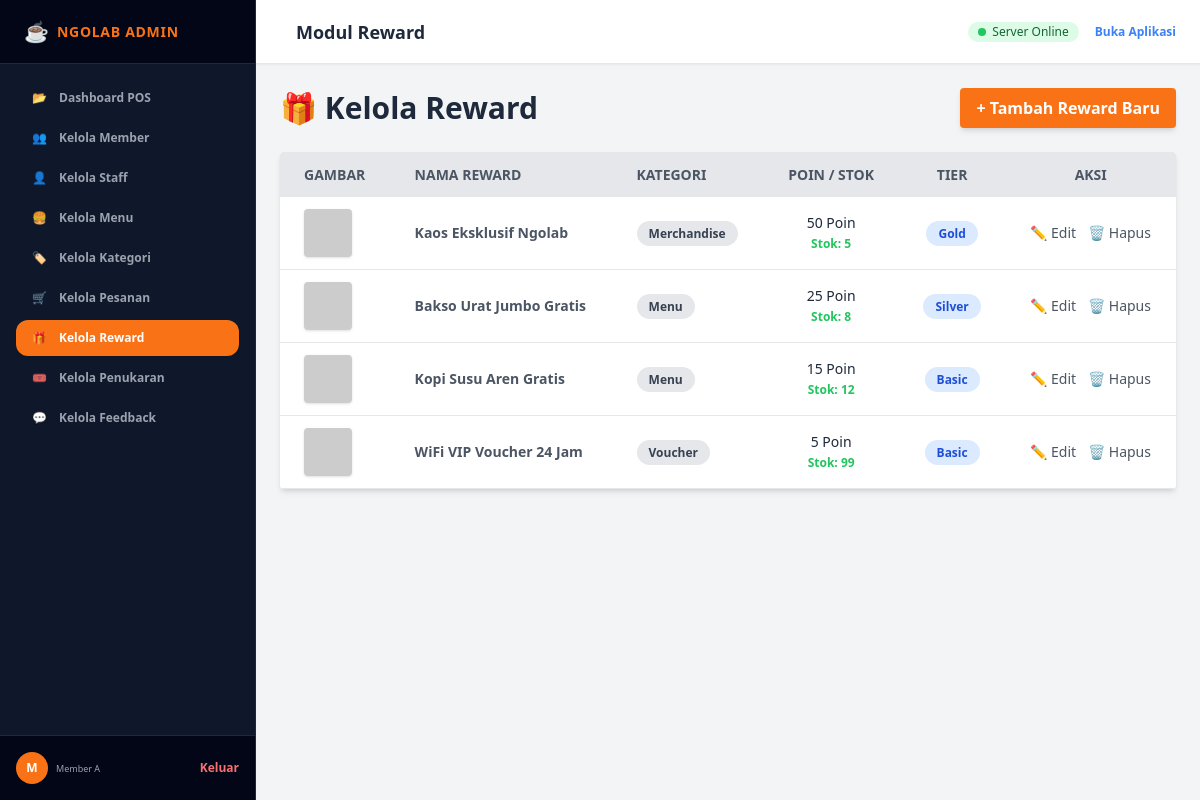
The app's page /admin/admin_dashboard.php?page=reward (signed in) with its own data.
### tables this page shows
CREATE TABLE IF NOT EXISTS `TABEL_REWARD` (
  `id_reward` INT AUTO_INCREMENT PRIMARY KEY,
  `nama_reward` VARCHAR(150) NOT NULL,
  `poin_dibutuhkan` INT NOT NULL,
  `stok` INT NOT NULL DEFAULT 0,
  `gambar` VARCHAR(255) DEFAULT NULL,
  `id_kategori` INT,
  `tier` ENUM('basic', 'silver', 'gold') DEFAULT 'basic',
  `created_at` TIMESTAMP DEFAULT CURRENT_TIMESTAMP,
  FOREIGN KEY (`id_kategori`) REFERENCES `TABEL_KATEGORI_REWARD`(`id_kategori`) ON DELETE SET NULL
);

CREATE TABLE IF NOT EXISTS `TABEL_KATEGORI_REWARD` (
  `id_kategori` INT AUTO_INCREMENT PRIMARY KEY,
  `nama_kategori` VARCHAR(100) NOT NULL,
  `deskripsi` TEXT DEFAULT NULL,
  `parent_id` INT DEFAULT NULL,
  `created_at` TIMESTAMP DEFAULT CURRENT_TIMESTAMP,
  FOREIGN KEY (`parent_id`) REFERENCES `TABEL_KATEGORI_REWARD`(`id_kategori`) ON DELETE SET NULL
);

### admin/kelola_reward.php (the view, shortened to what this page needs)
<?php
$rewards_query = mysqli_query($conn, "
    SELECT r.*, k.nama_kategori AS kategori
    FROM TABEL_REWARD r
    LEFT JOIN TABEL_KATEGORI_REWARD k ON r.id_kategori = k.id_kategori
    ORDER BY r.id_reward DESC
");
$rewards_data = [];
while ($row = mysqli_fetch_assoc($rewards_query)) {
    $rewards_data[] = $row;
}
?>
<div class="container mx-auto">
    <div class="flex justify-between items-center mb-6">
        <h1 class="text-3xl font-bold text-slate-800">🎁 Kelola Reward</h1>
        <button onclick="openCreateModal()" class="bg-orange-500 hover:bg-orange-600 text-white font-bold py-2 px-4 rounded shadow-md transition">
            + Tambah Reward Baru
        </button>
    </div>
    <div class="bg-white shadow-md rounded my-6 overflow-x-auto">
        <table class="min-w-full w-full table-auto">
            <thead>
                <tr class="bg-gray-200 text-gray-600 uppercase text-sm leading-normal">
                    <th class="py-3 px-6 text-left">Gambar</th>
                    <th class="py-3 px-6 text-left">Nama Reward</th>
                    <th class="py-3 px-6 text-left">Kategori</th>
                    <th class="py-3 px-6 text-center">Poin / Stok</th>
                    <th class="py-3 px-6 text-center">Tier</th>
                    <th class="py-3 px-6 text-center">Aksi</th>
                </tr>
            </thead>
            <tbody class="text-gray-600 text-sm font-light">
                <?php foreach ($rewards_data as $row): ?>
                <tr class="border-b border-gray-200 hover:bg-gray-100">
                    <td class="py-3 px-6 text-left whitespace-nowrap">
                        <img src="<?= !empty($row['gambar']) ? '../assets/uploads/rewards/' . htmlspecialchars($row['gambar']) : 'https://placehold.co/100x100?text=No+Image' ?>" alt="<?= htmlspecialchars($row['nama_reward']) ?>" class="w-12 h-12 rounded object-cover shadow">
                    </td>
                    <td class="py-3 px-6 text-left">
                        <span class="font-bold block"><?= htmlspecialchars($row['nama_reward']) ?></span>
                    </td>
                    <td class="py-3 px-6 text-left">
                        <span class="bg-gray-200 text-gray-700 py-1 px-3 rounded-full text-xs font-bold capitalize"><?= htmlspecialchars($row['kategori']) ?></span>
                    </td>
                    <td class="py-3 px-6 text-center">
                        <span class="block text-slate-800 font-medium"><?= number_format($row['poin_dibutuhkan'], 0, ',', '.') ?> Poin</span>
                        <span class="text-xs font-bold <?= $row['stok'] > 0 ? 'text-green-500' : 'text-red-500' ?>">Stok: <?= $row['stok'] ?></span>
                    </td>
                    <td class="py-3 px-6 text-center">
                        <span class="bg-blue-100 text-blue-700 py-1 px-3 rounded-full text-xs font-bold capitalize"><?= htmlspecialchars($row['tier']) ?></span>
                    </td>
                    <td class="py-3 px-6 text-center">
                        <div class="flex item-center justify-center space-x-3">
                            <button onclick="openEditModal(<?= $row['id_reward'] ?>, '<?= htmlspecialchars(addslashes($row['nama_reward'])) ?>', <?= $row['poin_dibutuhkan'] ?>, <?= $row['id_kategori'] ?: '""' ?>, <?= $row['stok'] ?>, '<?= htmlspecialchars(addslashes($row['tier'])) ?>')" class="transform hover:text-blue-500 hover:scale-110">
                                ✏️ Edit
                            </button>
                            <form method="POST" action="" class="inline" onsubmit="return confirm('Hapus reward ini?');">
                                <button type="submit" class="transform hover:text-red-500 hover:scale-110">🗑️ Hapus</button>
                            </form>
                        </div>
                    </td>
                </tr>
                <?php endforeach; ?>
            </tbody>
        </table>
    </div>
</div>

### records on screen
tabel_reward: nama_reward "Kaos Eksklusif Ngolab", id_kategori.nama_kategori "Merchandise", poin_dibutuhkan "50", stok "5", tier "Gold"
tabel_reward: nama_reward "Bakso Urat Jumbo Gratis", id_kategori.nama_kategori "Menu", poin_dibutuhkan "25", stok "8", tier "Silver"
tabel_reward: nama_reward "Kopi Susu Aren Gratis", id_kategori.nama_kategori "Menu", poin_dibutuhkan "15", stok "12", tier "Basic"
tabel_reward: nama_reward "WiFi VIP Voucher 24 Jam", id_kategori.nama_kategori "Voucher", poin_dibutuhkan "5", stok "99", tier "Basic"

### other values on screen
substr($_SESSION['admin_username'], 0, 1) "M"
$_SESSION['admin_username'] "Member A"
$page "Reward"
